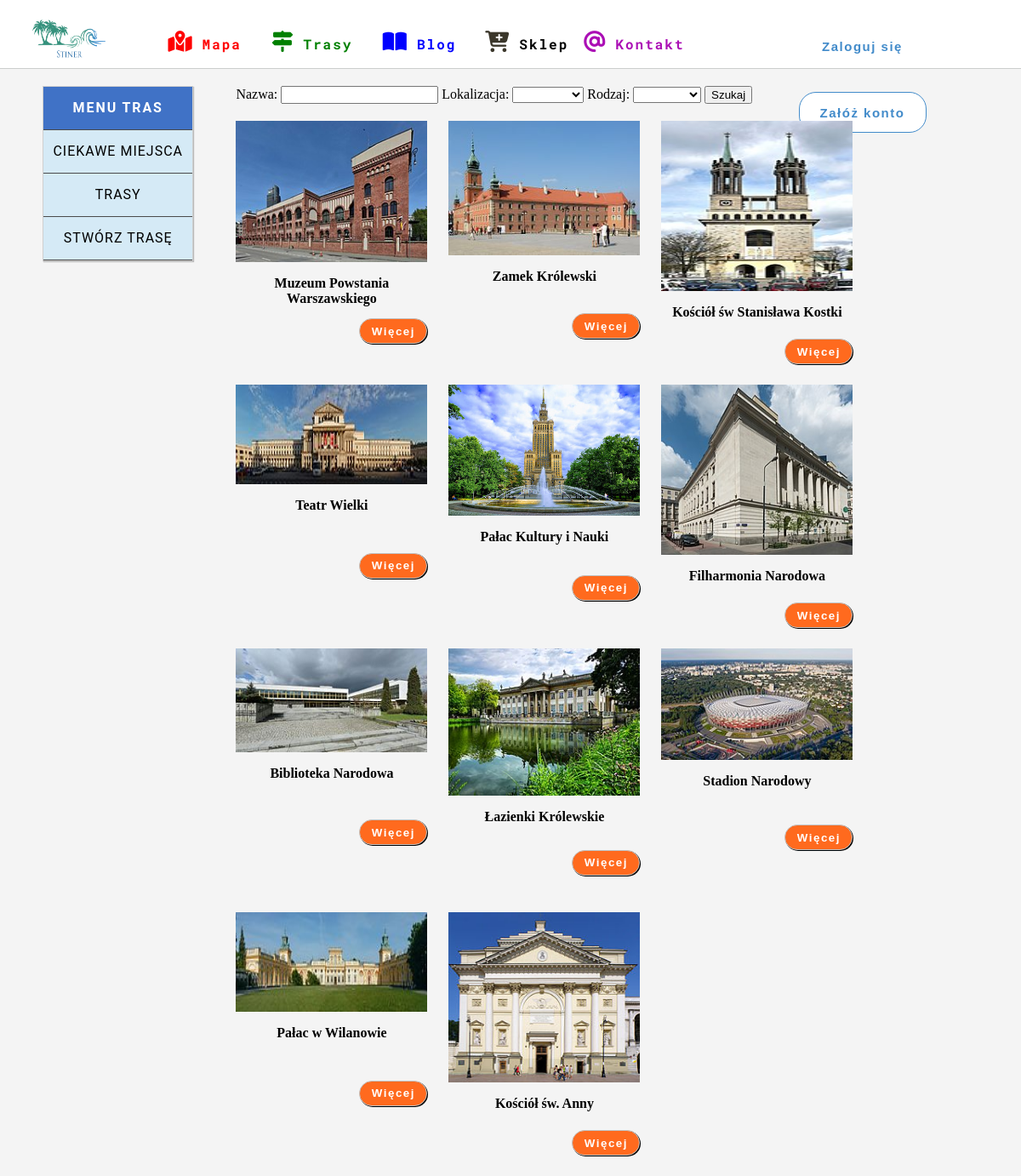
The app's page /trails/points/ with its own data.
### map/models.py (models this page shows, shortened)
class Point(models.Model):
    TYPE_POINT = (
        ('Zamki', 'Zamki'),
        ('Forty', 'Forty'),
        ('Kościoły', 'Kościoły'),
        ('Muzeum', 'Muzeum'),
        ('Parki', 'Parki'),
        ('Ogrody', 'Ogrody'),
        ('Pomniki', 'Pomniki'),
        ('Rynki', 'Rynki'),
        ('Mosty', 'Mosty'),
        ('Wieże', 'Wieże'),
        ('Stadiony', 'Stadiony'),
        ('Cmentarze', 'Cmentarze'),
        ('Budowle', 'Budowle'),
        ('Porty', 'Porty'),
        ('Filcharmonie', 'Filcharmonie')
    )
    name = models.CharField(max_length=30)
    descriptions = models.TextField()
    location = models.CharField(max_length=30)
    coordinateX = models.DecimalField(max_length=30, decimal_places=7, max_digits=100)
    coordinateY = models.DecimalField(max_length=30, decimal_places=7, max_digits=100)
    image = models.ImageField(upload_to='media/img_point/%Y/%m%d')
    type = models.CharField(max_length=15, choices=TYPE_POINT)
    trails = models.ManyToManyField(Trail, blank=True)

### trails/views.py (the view)
# urls.py: path('points/', views.PointsListView.as_view(), name='points'),
class PointsListView(ListView):
    template_name = 'points/points.html'
    list = Point.objects.all()
    def get(self, request, *args, **kwargs):
        template_name = 'points/points.html'
        query_name = request.GET.get('search')
        query_location = request.GET.get('location_points')
        query_type = request.GET.get('point_type')
        if query_name or query_location or query_type:
            self.list = self.list.filter(name__contains=query_name, type=query_type, location__contains= query_location)
        return render(request, template_name,
                      {'list': self.list})

### trails/templates/points/points.html (shortened to what this page needs)
{% extends 'base_trail.html' %}
{% block content %}
    <div class="search_points">
        <form action="" method="GET">
            <label class="nazwa">Nazwa:
                <input type="text" name="search">
            </label>
            <label class="location"> Lokalizacja:
            <select name="location_points" id="location">
                <option value=""></option>
                <option value="Warszawa">Warszawa</option>
            </select>
                </label>
            <label class="type"> Rodzaj:
            <select name="point_type" id="type">
                <option value=""></option>
                <option value="Zamek">Zamek</option>
            </select>
                </label>
            <button class="search">Szukaj</button>
        </form>
    </div>
<div class="point_list_interest_point">
    {% for element in list %}
        <div class="point">
            <div class="image_point"><img src="{{element.image.url}}" alt=""></div>
            <div class="point_descriptions">
                <p>{{element.name}}</p>
                 <div class="point_descriptions_more"><button class="more"><a href="{% url 'trails:point_detail' element.id %}">Więcej</a></button></div>
            </div>
        </div>
    {% endfor %}
    </div>
{% endblock %}

### trails/templates/base_trail.html (shortened to what this page needs)
{% load static %}
<!DOCTYPE html>
<html lang="en">
<head>
    <link rel="stylesheet" href="{% static 'css/style.css' %}">
    <link rel="stylesheet" href="{% static 'css/style_trail.css' %}">
    <link rel="stylesheet" href="{% static 'css/style_point.css' %}">
</head>
<body>
<div id="top">
    <div class="logo"><img src="{% static 'img/logo.png' %}" alt="logo"></div>
    <div class="menu">
        <ul>
            <li class="red"><a href="/"><i class="fas fa-map-marked-alt"></i>Mapa</a></li>
            <li class="green"><a href="{% url "trails:basic_trails" %}"><i class="fas fa-map-signs"></i>Trasy</a></li>
            <li class="blue"><a href="{% url "blog:list_posts" %}"><i class="fas fa-book-open"></i>Blog</a></li>
            <li><a href="{%url "list_products"%}"><i class="fas fa-cart-plus"></i>Sklep</a></li>
            <li class="gold"><a href="{% url 'contact:contact_detail' %}"><i class="fas fa-at"></i>Kontakt</a></li>
        </ul>
    </div>
    <div class="login_mapa" >
       {% if user.is_authenticated %}
        <button class="user_menu" style="cursor: pointer"><i class="fas fa-user"></i> <span>{{user.username}}</span><i class="fas fa-angle-down"></i></button>
        <div class="user_menu">
            <ul>
                <li><a href="{% url 'account:user_account' %}">Moje konto</a></li>
                <li><a href="#">Ustawienia</a></li>
                {% if perms.blog.view_post%}
                    <li><a href="{% url 'management:blog_manage_post_list' %}">Panel administracyjny</a></li>
                {% elif perms.shop.view_product %}
                    <li><a href="{% url 'management:shop_manage_product_list' %}">Panel administracyjny</a></li>
                {% endif %}
                <li><a href="{% url 'logout' %}">Wyloguj</a></li>
            </ul>
        </div>
        {% else %}
        <button><a href="{% url 'login' %}">Zaloguj się</a></button>
        <button class="register"><a href="{% url 'register' %}">Załóż konto</a></button>
        {% endif %}
    </div>
</div>
<div class="trail">
    <div class="menu_trail">
        <ul>
            <li>Menu tras</li>
            <li><a href="{% url 'trails:points' %}">Ciekawe miejsca</a></li>
            <li><a href="{% url 'trails:all_trails' %}">Trasy</a></li>
            <li><a href="{% url 'user_trails:user_trail_add' %}">Stwórz trasę</a></li>
            </ul>
    </div>
    <div class="content_trail">
        {% block content %}
        {% endblock %}
        </div>
    </div>
</body>
</html>

### map/static/css/style.css (style rules this page uses)
div.login_mapa { margin-left:130px; }
div.login_mapa button { margin-top:30px; width:150px; height:48px; border-style: none; color: #428bca; background-color: white; }
div.login_mapa button.register { border: 1px solid #428bca; border-radius: 20px; }
div.login_mapa button a { font-weight:bold; letter-spacing:1.5px; text-decoration:none; font-size:15px; color: #428bca; }
div.login_mapa button.register a { display: block; width:100%; height:99%; line-height:45px; }
html, body { width: 100%;height: 100%;margin: 0;padding: 0; }
#top { border-bottom:1px solid #cbcdcc; height: 10vh; display:flex; }
#top div.logo { margin:18px 10px 10px 33px; height:7vh; width: 110px; }
#top div.logo img { width:100%; height:100%; }
div#top div.menu { width:65%; height:10vh; font-family: 'Roboto Mono', monospace; }
div#top div.menu ul { display:flex; justify-content:space-between; list-style:none; height:10vh; }
div#top div.menu ul li { width: 25%; line-height:9vh; }
div#top div.menu ul li a { display:block; text-align: center; color: black; font-weight:bold; font-size:16px; letter-spacing:2px; text-decoration:none; }
div#top div.menu ul li.red a { color:red; }
div#top div.menu ul li.blue a { color:blue; }
div#top div.menu ul li.green a { color:green }
div#top div.menu ul li.gold a { color: #ab0fb5; }
div#top div.menu ul li a i { font-size:25px; margin-right:10px; color: #3b372b; }
div#top div.menu ul li.red a i { color:red; }
div#top div.menu ul li.green a i { color:green; }
div#top div.menu ul li.blue a i { color:blue; }
div#top div.menu ul li.gold a i { color: #ab0fb5; }

### map/static/css/style_trail.css (style rules this page uses)
div.trail { display: flex; background-color: #f4f4f4; }
div.trail div.menu_trail { width:15vw; margin: 20px 50px; }
div.trail div.menu_trail ul { list-style: none; padding: 0; margin:0; border:1px solid #cfcfcf; box-shadow: 1px 1px 1px #bababa; }
div.trail div.menu_trail ul li { height:50px; line-height: 50px; border-bottom: 1px solid rgb(75, 75, 75); text-align: center; }
div.trail div.menu_trail ul li:nth-of-type(1) { background-color: rgba(2, 70, 183, 0.74); color: #ffffff; text-transform: uppercase; font-weight: bold; font-family: "Roboto", "DejaVu Sans", "Bitstream Vera Sans", Verdana, Arial, sans-serif; letter-spacing: 1.9px; }
div.trail div.menu_trail ul li a { text-decoration: none; text-transform: uppercase; font-family: "Roboto", "DejaVu Sans", "Bitstream Vera Sans", Verdana, Arial, sans-serif; display: block; color: #000000; background-color: rgba(0, 162, 255, 0.13); letter-spacing: 1px; }
div.trail div.content_trail { margin:20px auto; width:78vw; }
div.point_list_interest_point { display: flex; flex-wrap: wrap; }
div.point { width:250px; height:280px; margin: 20px 0 10px 0; display: flex; flex-direction: column; }
div.point div.image_point { width:90%; height: 200px; }
div.point div.image_point img { width:100%; height:100%; }
div.point div.point_descriptions { width:90%; height:100%; justify-content: end; }
div.point div.point_descriptions p { height: 30%; text-align: center; font-weight: bold; }
div.point div.point_descriptions div.point_descriptions_more { text-align: right; }
button.more { width:80px; height:30px; background-color: #ff6a1e; border-radius: 15px; border: 1px solid #c0c0c0; box-shadow: 1px 1px 0 black; }
button.more a { color:white; text-decoration: none; letter-spacing: 1.5px; font-weight: bold; }

### records on screen
Point: image (picture), name "Muzeum Powstania Warszawskiego"
Point: image (picture), name "Zamek Królewski"
Point: image (picture), name "Kościół św Stanisława Kostki"
Point: image (picture), name "Teatr Wielki"
Point: image (picture), name "Pałac Kultury i Nauki"
Point: image (picture), name "Filharmonia Narodowa"
Point: image (picture), name "Biblioteka Narodowa"
Point: image (picture), name "Łazienki Królewskie"
Point: image (picture), name "Stadion Narodowy"
Point: image (picture), name "Pałac w Wilanowie"
Point: image (picture), name "Kościół św. Anny"
